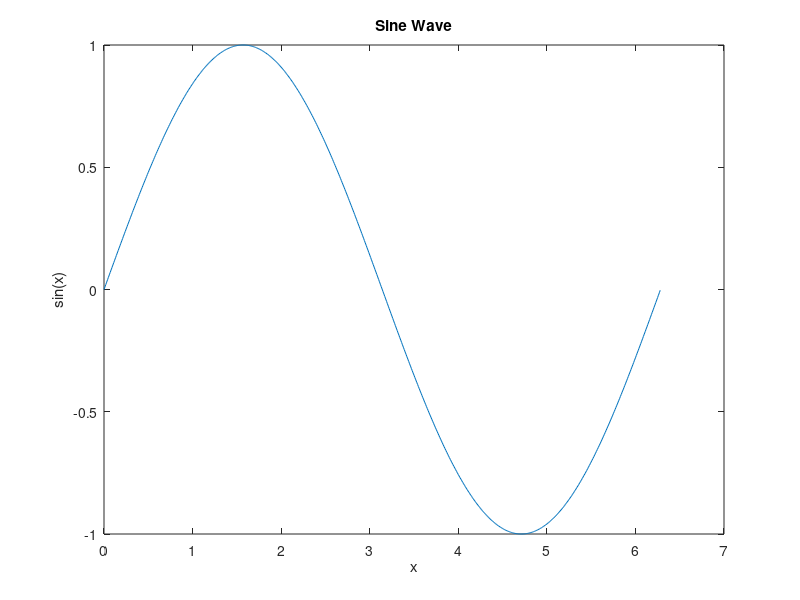

Source code (MATLAB): (Note: this script raises an error after producing the figure.)
% =========================================================
% MathTool Comprehensive Feature Test Script
% =========================================================
% This script is intended to test:
%
% 1. Variables
% 2. Arithmetic
% 3. Matrices
% 4. Transpose
% 5. Ranges
% 6. Functions
% 7. If / ElseIf / Else
% 8. While loops
% 9. For loops
% 10. Plotting
% 11. Workspace panel
% 12. Variable editor
% 13. REPL interaction
% 14. Debugger stepping
% 15. Breakpoints
% 16. Threaded execution
% 17. Autocomplete
% 18. Comments
% 19. Strings
% 20. Matrix operations
%
% Recommended:
% - Set breakpoints manually
% - Step through execution
% - Inspect workspace continuously
% =========================================================

% =========================================================
% SECTION 1 — Basic Arithmetic
% =========================================================

A = 5;
B = 3;

C = A + B;
D = A - B;
E = A * B;
F = A / B;
G = A ^ 2;

print("Basic arithmetic complete");


% =========================================================
% SECTION 2 — Unary Operators
% =========================================================

N1 = -5;
N2 = +10;

print("Unary operators complete");


% =========================================================
% SECTION 3 — Logical Expressions
% =========================================================

L1 = A > B;
L2 = A < B;
L3 = A == 5;
L4 = A != B;
L5 = (A > 1) && (B < 10);
L6 = (A < 1) || (B < 10);

print("Logical expressions complete");


% =========================================================
% SECTION 4 — Matrix Creation
% =========================================================

M1 = [1 2 3];
M2 = [1 -1; 2 2];
M3 = [1 2 3;
      4 5 6;
      7 8 9];

M4 = zeros(3);
M5 = ones(2);

print("Matrix creation complete");


% =========================================================
% SECTION 5 — Transpose
% =========================================================

T1 = M1';
T2 = M3';

print("Transpose complete");


% =========================================================
% SECTION 6 — Range Expressions
% =========================================================

R1 = 1:10;
R2 = 0:0.5:5;
R3 = -5:1:5;

print("Range expressions complete");


% =========================================================
% SECTION 7 — Matrix Arithmetic
% =========================================================

MX1 = [1 2;
       3 4];

MX2 = [5 6;
       7 8];

MX3 = MX1 + MX2;
MX4 = MX1 - MX2;
MX5 = MX1 * MX2;

print("Matrix arithmetic complete");


% =========================================================
% SECTION 8 — Element-wise Operations
% =========================================================

EV1 = [1 2 3];
EV2 = [4 5 6];

EV3 = EV1 .* EV2;
EV4 = EV2 ./ EV1;
EV5 = EV1 .^ 2;

print("Element-wise operations complete");


% =========================================================
% SECTION 9 — If / ElseIf / Else
% =========================================================

X = 15;

if X < 0
    RESULT = -1;

elseif X == 0
    RESULT = 0;

elseif X < 10
    RESULT = 1;

else
    RESULT = 2;
end

print("If statement complete");


% =========================================================
% SECTION 10 — While Loop
% =========================================================

COUNT = 0;
SUM1 = 0;

while COUNT < 10
    COUNT = COUNT + 1;
    SUM1 = SUM1 + COUNT;
end

print("While loop complete");


% =========================================================
% SECTION 11 — For Loop
% =========================================================

SUM2 = 0;

for i = 1:20
    SUM2 = SUM2 + i;
end

print("For loop complete");


% =========================================================
% SECTION 12 — Nested Loops
% =========================================================

GRID = [0 0 0 0 0;0 0 0 0 0; 0 0 0 0 0; 0 0 0 0 0;0 0 0 0 0];

for r = 1:5
    for c = 1:5
        GRID(r, c) = r * c;
    end
end

print("Nested loops complete");


% =========================================================
% SECTION 13 — Functions
% =========================================================

function y = square(x)
    y = x ^ 2;
end

function z = add(a, b)
    z = a + b;
end

function avg = average(a, b)
    avg = (a + b) / 2;
end

SQ1 = square(5);
SQ2 = square(12);

ADD1 = add(10, 20);

AVG1 = average(5, 15);

print("Functions complete");


% =========================================================
% SECTION 14 — Recursive-like Stress
% =========================================================

TEMP = 0;

for i = 1:100
    TEMP = TEMP + sin(i);
end

print("Stress loop complete");


% =========================================================
% SECTION 15 — Strings
% =========================================================

STR1 = "Hello";
STR2 = "MathTool";
STR3 = "Debugger Test";

print(STR1);
print(STR2);
print(STR3);

print("String handling complete");


% =========================================================
% SECTION 16 — Plotting
% =========================================================

x = 0:0.01:2*pi;

y1 = sin(x);
y2 = cos(x);

plot(x, y1);

title("Sine Wave");
xlabel("x");
ylabel("sin(x)");
grid(true);

plot(x, y2);

title("Cosine Wave");
xlabel("x");
ylabel("cos(x)");
grid(true);

print("Plotting complete");


% =========================================================
% SECTION 17 — Large Matrix Stress Test
% =========================================================

BIG = zeros(50);

for r = 1:50
    for c = 1:50
        BIG(r, c) = r + c;
    end
end

print("Large matrix test complete");


% =========================================================
% SECTION 18 — Workspace Test Variables
% =========================================================

workspace_scalar = 123;

workspace_vector = [1 2 3 4 5];

workspace_matrix = [1 2;
                    3 4];

workspace_string = "Workspace Test";

print("Workspace variables created");


% =========================================================
% SECTION 19 — Debugger Test Section
% =========================================================
% Recommended breakpoint locations:
%
% - COUNT = COUNT + 1
% - GRID(r, c) = r * c
% - y = x ^ 2
% - TEMP = TEMP + sin(i)
% - plot(x, y1)
%
% Test:
% - Step Into
% - Step Over
% - Continue
% - Variable inspection
% - Workspace updates
% =========================================================

DBG_SUM = 0;

for i = 1:10
    DBG_SUM = DBG_SUM + i;
end

print(DBG_SUM);


% =========================================================
% SECTION 20 — Long Running Thread Test
% =========================================================
% Test:
% - GUI responsiveness
% - Stop button
% - Threaded execution
% =========================================================

LONG_COUNTER = 0;

for i = 1:500000
    LONG_COUNTER = LONG_COUNTER + 1;
end

print("Long execution test complete");


% =========================================================
% SECTION 21 — Final Summary
% =========================================================

FINAL_RESULT = SUM1 + SUM2 + DBG_SUM;

print("================================");
print("ALL TESTS COMPLETED");
print(FINAL_RESULT);
print("================================");
